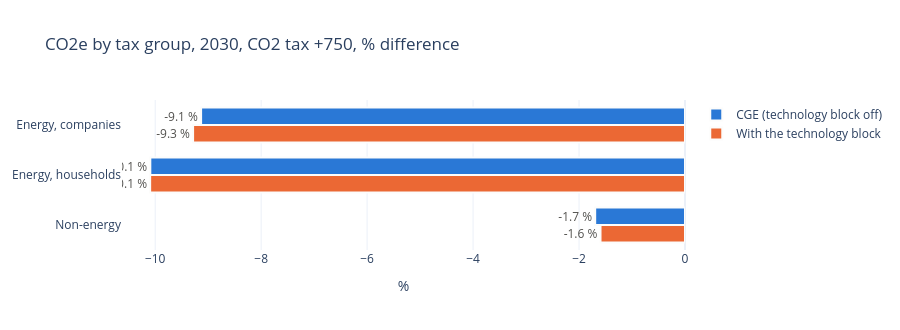

The notebook cell saved with this chart:
### Markdown cell above
## Who abates

Emissions by tax group in 2030 at +750 (DREAM's own shock size). Households' energy and companies' energy
fall by about 10 %, the non-energy emissions (agriculture, processes) by 2 %.

### Code cell
groups = {'QCO2E_TAXGROUP__ENERGY_CORP': 'Energy, companies', 'QCO2E_TAXGROUP__ENERGY_HH': 'Energy, households',
          'QCO2E_TAXGROUP__NON_ENERGY': 'Non-energy'}
fig = go.Figure()
for i, m in enumerate(['cge', 'et']):
    vals = [effect(v, m, 750, [Y]).iloc[0] for v in groups]
    fig.add_trace(go.Bar(y=list(groups.values()), x=vals, orientation='h', name=MODEL[m],
                         marker=dict(color=gv.CAT[i], line=dict(width=2, color='#fcfcfb')),
                         text=[f'{v:.1f} %' for v in vals], textposition='outside',
                         textfont=dict(color='#52514e'),
                         hovertemplate='%{y}: %{x:.2f} %<extra>' + MODEL[m] + '</extra>'))
fig.update_layout(template=gv.TEMPLATE, height=330, barmode='group', bargap=0.3,
                  title='CO2e by tax group, 2030, CO2 tax +750, % difference', xaxis_title='%')
fig.update_yaxes(autorange='reversed')
fig.show()

### Figure 1 — Plotly figure (JSON) as saved in the notebook; plotly's stock layout.template omitted (floating-point values rounded to 4 significant figures)
{"data": [{"hovertemplate": "%{y}: %{x:.2f} %<extra>CGE (technology block off)</extra>", "marker": {"color": "#2a78d6", "line": {"color": "#fcfcfb", "width": 2}}, "name": "CGE (technology block off)", "orientation": "h", "text": ["-9.1 %", "-10.1 %", "-1.7 %"], "textfont": {"color": "#52514e"}, "textposition": "outside", "type": "bar", "x": [-9.133, -10.09, -1.695], "y": ["Energy, companies", "Energy, households", "Non-energy"]}, {"hovertemplate": "%{y}: %{x:.2f} %<extra>With the technology block</extra>", "marker": {"color": "#eb6834", "line": {"color": "#fcfcfb", "width": 2}}, "name": "With the technology block", "orientation": "h", "text": ["-9.3 %", "-10.1 %", "-1.6 %"], "textfont": {"color": "#52514e"}, "textposition": "outside", "type": "bar", "x": [-9.285, -10.1, -1.594], "y": ["Energy, companies", "Energy, households", "Non-energy"]}], "layout": {"bargap": 0.3, "barmode": "group", "height": 330, "title": {"text": "CO2e by tax group, 2030, CO2 tax +750, % difference"}, "xaxis": {"title": {"text": "%"}}, "yaxis": {"autorange": "reversed"}}}
